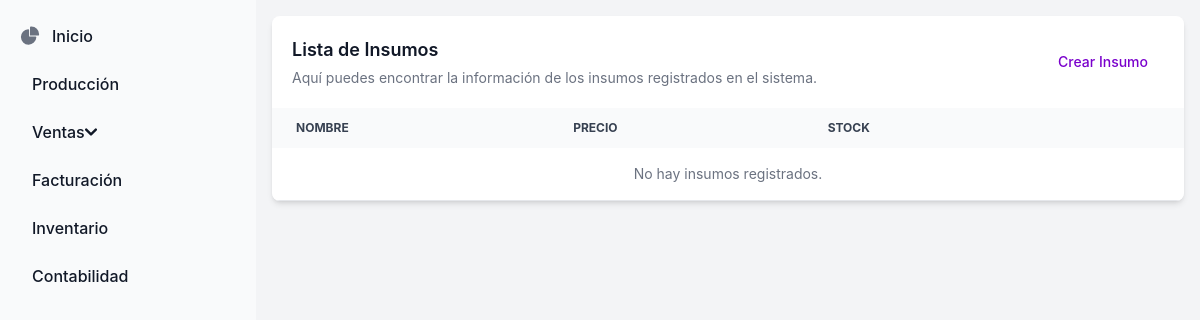
Page /core/insumos/ on the earlier database version.
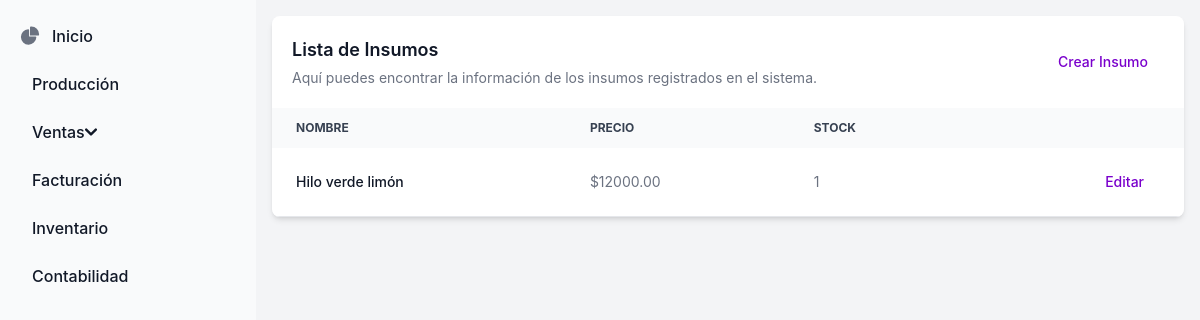
Same page on the later database version.
### core/models.py (models this page shows, shortened)
class Insumo(models.Model):
    id = models.AutoField(primary_key=True)
    nombre = models.CharField(max_length=100)
    descripcion = models.TextField(blank=True, null=True)
    precio_base = models.DecimalField(max_digits=10, decimal_places=2)
    stock = models.PositiveIntegerField(default=0)
    activo = models.BooleanField(default=True)  # Opcional: para controlar la disponibilidad

### core/views.py (the view)
# urls.py: path('insumos/', views.listar_insumos, name='listar_insumos'),
def listar_insumos(request):
    insumos = models.Insumo.objects.all()
    return render(request, 'core/listar_insumos.html', {'insumos': insumos})

### core/templates/core/listar_insumos.html (shortened to what this page needs)
{% extends "_base.html" %}
{% block content %}
    <div class="relative overflow-x-auto shadow-md sm:rounded-lg">
        <table class="w-full text-sm text-left text-gray-500 dark:text-gray-400">
            <caption class="p-5 text-lg font-semibold text-left text-gray-900 bg-white dark:text-white dark:bg-gray-800">
                <div class="flex justify-between items-center">
                    <div>
                        Lista de Insumos
                        <p class="mt-1 text-sm font-normal text-gray-500 dark:text-gray-400">
                            Aquí puedes encontrar la información de los insumos registrados en el sistema.
                        </p>
                    </div>
                    <a href="{% url 'crear_insumo' %}"
                        class="inline-block px-4 py-2 text-secondary-600 text-sm font-medium rounded hover:bg-secondary-50 hover:underline">
                        Crear Insumo
                    </a>
                </div>
            </caption>
            <thead class="text-xs text-gray-700 uppercase bg-gray-50 dark:bg-gray-700 dark:text-gray-400">
                <tr>
                    <th scope="col" class="px-6 py-3">Nombre</th>
                    <th scope="col" class="px-6 py-3">Precio</th>
                    <th scope="col" class="px-6 py-3">Stock</th>
                    <th scope="col" class="px-6 py-3">
                    </th>
                </tr>
            </thead>
            <tbody>
                {% for insumo in insumos %}
                <tr class="bg-white border-b dark:bg-gray-800 dark:border-gray-700">
                    <th scope="row" class="px-6 py-4 font-medium text-gray-900 whitespace-nowrap dark:text-white">
                        {{ insumo.nombre }}
                    </th>
                    <td class="px-6 py-4">
                        ${{ insumo.precio_base }}
                    </td>
                    <td class="px-6 py-4">
                        {{ insumo.stock }}
                    </td>
                    <td class="px-6 py-4 text-right">
                        <a href="{% url 'editar_insumo' insumo.id %}"
                           class="inline-block px-4 py-2 rounded font-medium text-secondary-600 hover:bg-secondary-50 hover:underline">
                            Editar
                        </a>
                    </td>
                </tr>
                {% empty %}
                <tr class="bg-white border-b dark:bg-gray-800 dark:border-gray-700">
                    <td colspan="4" class="px-6 py-4 text-center text-gray-500 dark:text-gray-400">
                        No hay insumos registrados.
                    </td>
                </tr>
                {% endfor %}
            </tbody>
        </table>
    </div>
{% endblock content %}

Differences in the rows shown:
added Insumo: nombre "Hilo verde limón", precio_base "12000.00", stock "1"
Other differences:
text no longer shown: "No hay insumos registrados."
